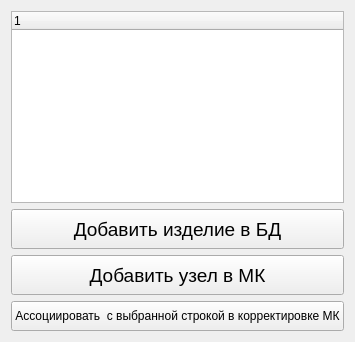
      <widget class="QWidget" name="tab">
       <attribute name="title">
        <string>Просмотр структуры</string>
       </attribute>
       <layout class="QVBoxLayout" name="verticalLayout_2">
        <item>
         <widget class="QTreeWidget" name="treeWidget">
          <column>
           <property name="text">
            <string notr="true">1</string>
           </property>
          </column>
         </widget>
        </item>
        <item>
         <widget class="QPushButton" name="pushButton_add_v_bd">
          <property name="minimumSize">
           <size>
            <width>0</width>
            <height>40</height>
           </size>
          </property>
          <property name="font">
           <font>
            <pointsize>14</pointsize>
           </font>
          </property>
          <property name="text">
           <string>Добавить изделие в БД</string>
          </property>
         </widget>
        </item>
        <item>
         <widget class="QPushButton" name="pushButton_add_v_MK">
          <property name="minimumSize">
           <size>
            <width>0</width>
            <height>40</height>
           </size>
          </property>
          <property name="font">
           <font>
            <pointsize>14</pointsize>
           </font>
          </property>
          <property name="text">
           <string>Добавить узел в МК</string>
          </property>
         </widget>
        </item>
        <item>
         <widget class="QPushButton" name="pushButton_ass_nomen_MK_korr_2">
          <property name="minimumSize">
           <size>
            <width>0</width>
            <height>30</height>
           </size>
          </property>
          <property name="maximumSize">
           <size>
            <width>16777215</width>
            <height>30</height>
           </size>
          </property>
          <property name="text">
           <string>Ассоциировать  с выбранной строкой в корректировке МК</string>
          </property>
         </widget>
        </item>
       </layout>
      </widget>
